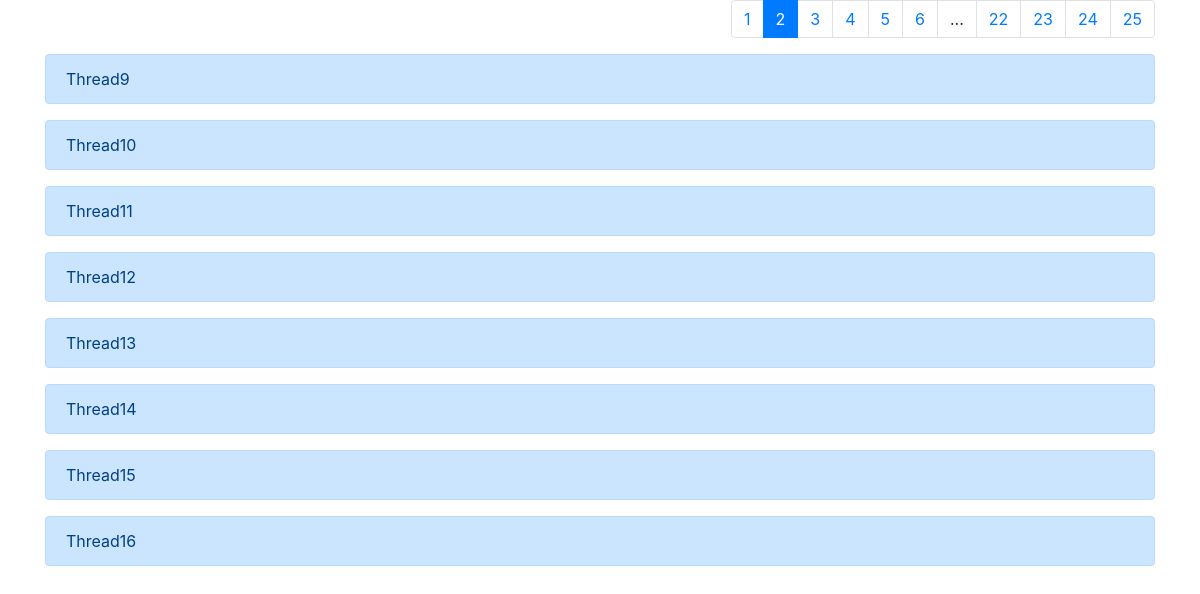
The app's page /thread/2 with its own data.
### pagination.py (models this page shows)
class Thread(db.Model):
    id = db.Column(db.Integer, primary_key = True)
    title = db.Column(db.String(20))

### pagination.py (the view)
@app.route('/thread/<int:page_num>')
def thread(page_num):
    threads = Thread.query.paginate(per_page = 8, page = page_num, error_out = True)
    return render_template('page.html', threads = threads, pagenum = page_num)

### templates/page.html (shortened to what this page needs)
<!doctype html>
<html lang="en">
  <head>
    <link rel="stylesheet" href="https://cdn.jsdelivr.net/npm/bootstrap@4.0.0/dist/css/bootstrap.min.css">
  </head>
  <body>
    <div class ="container">
        <nav aria-label="Page navigation example">
            <ul class="pagination justify-content-end">
                {% for page in threads.iter_pages(left_edge = 3, right_edge = 4) %}
                    {% if page %}
                        {% if page == pagenum %}
                            <li class="page-item  active"><a class="page-link" href="{{ url_for('thread', page_num = page) }}"> {{ page }} </a></li>
                        {% else %}
                            <li class="page-item"><a class="page-link" href="{{ url_for('thread', page_num = page) }}"> {{ page }} </a></li>
                        {% endif %}
                    {% else %}
                        <li class="page-item"><a class="page-link" >...</a></li>
                    {% endif %}
                {% endfor %}
            </ul>
          </nav>
        {% for thread in threads.items %}
        <div class ="alert alert-primary" role ="alert">
            {{ thread.title }}
        </div>
        {% endfor %}
    </div>
  </body>
</html>

### records on screen
Thread: title "Thread9"
Thread: title "Thread10"
Thread: title "Thread11"
Thread: title "Thread12"
Thread: title "Thread13"
Thread: title "Thread14"
Thread: title "Thread15"
Thread: title "Thread16"

### other values on screen
{{ page }} "1" "3" "4" "5" "6" "22" "23" "24" "25"
{{ page }} "2"
